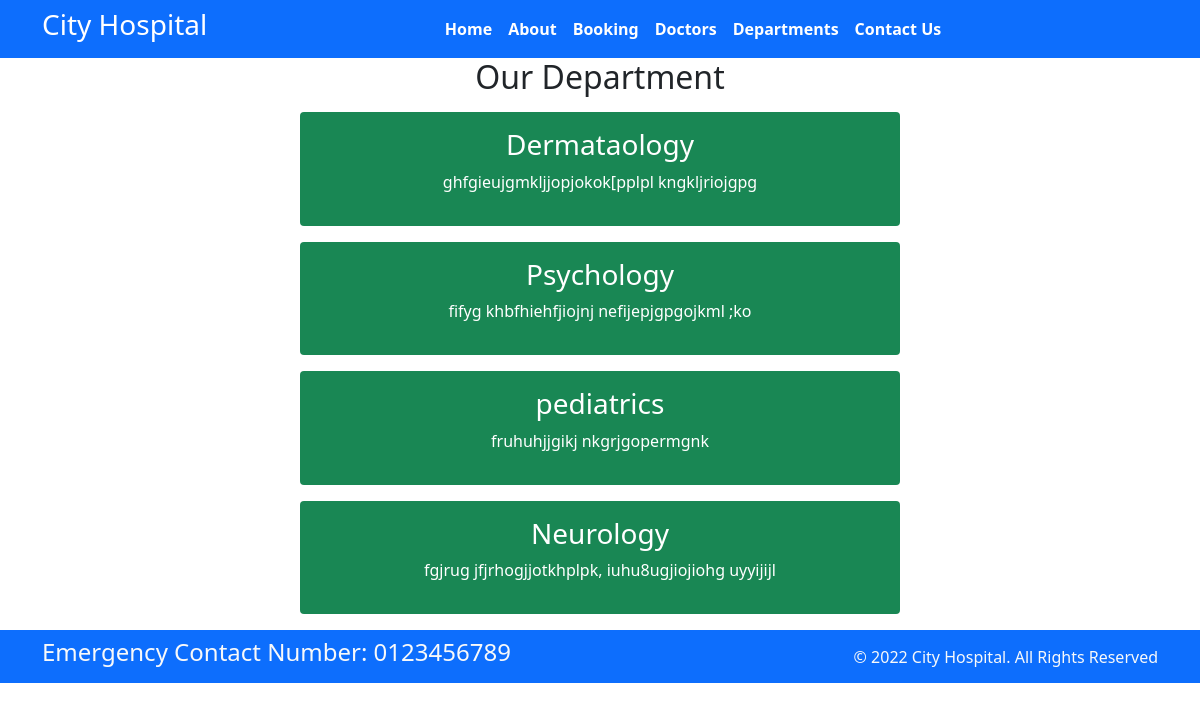
Page /department/ on the committed database.
### home/models.py (models this page shows, shortened)
class departments(models.Model):
    dep_name = models.CharField(max_length=100)
    dep_description = models.TextField()

### home/views.py (the view)
# urls.py: path('department/',views.department, name= 'department'),
def department(request):
    dict_dept = {
        'dept': departments.objects.all()
    }
    return render(request, "department.html", dict_dept)

### templates/department.html (shortened to what this page needs)
{% extends 'base.html' %}
{% block content %}
<h2 class="text-center"> Our Department </h2>
{% for d in dept %}
<div class="mx-auto w-50 bg-success text-center text-white p-3 my-3 border-warning rounded">
    <h3> {{d.dep_name}} </h3>
    <p> {{d.dep_description}}  </p>
</div>
{% endfor %}
{% endblock %}

### rows in the picture
departments: dep_name "Dermataology", dep_description "ghfgieujgmkljjopjokok[pplpl kngkljriojgpg"
departments: dep_name "Psychology", dep_description "fifyg khbfhiehfjiojnj nefijepjgpgojkml ;ko"
departments: dep_name "pediatrics", dep_description "fruhuhjjgikj nkgrjgopermgnk"
departments: dep_name "Neurology", dep_description "fgjrug jfjrhogjjotkhplpk, iuhu8ugjiojiohg uyyijijl"
